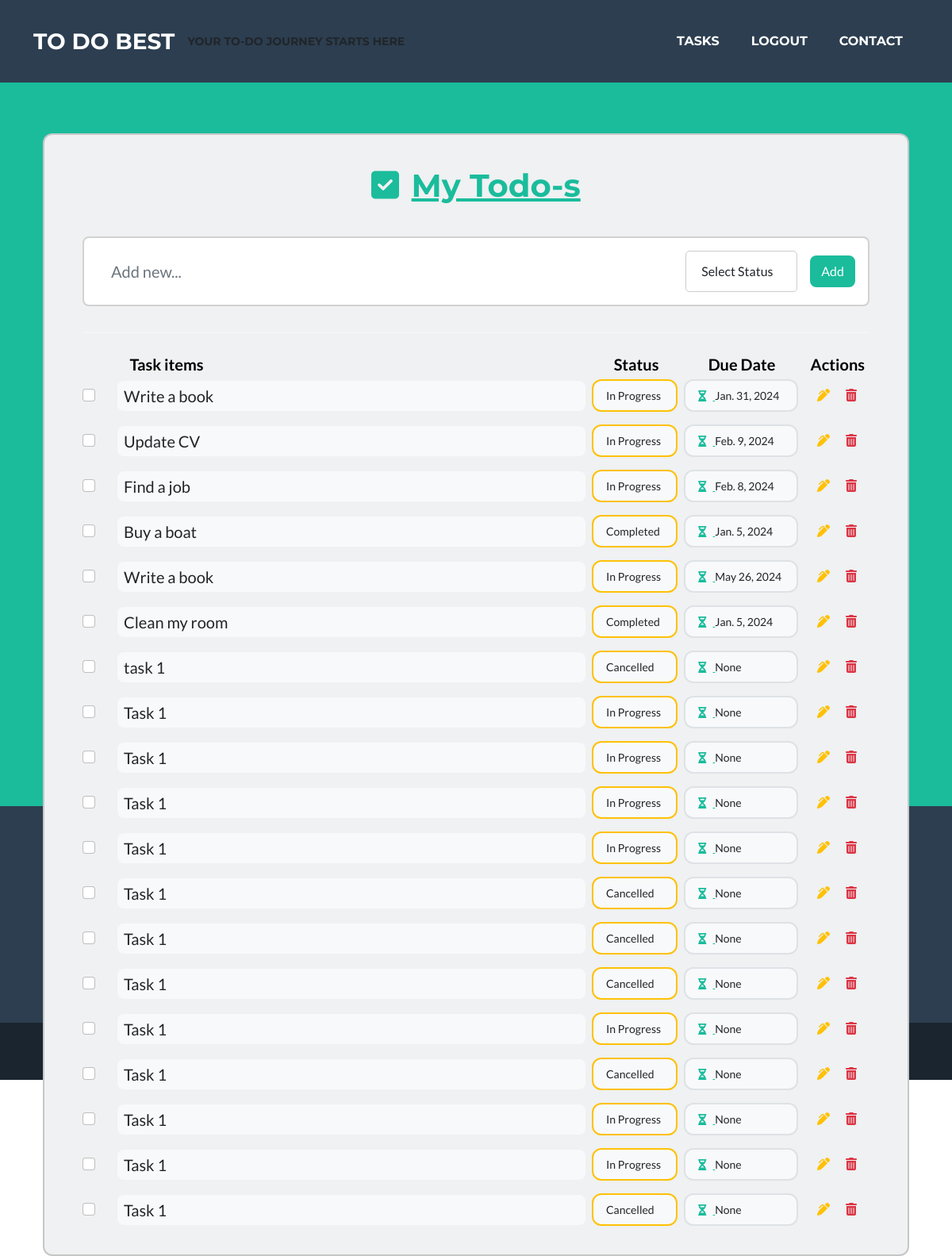
Page /tasks/ (signed in) on the committed database.
### todoapp/models.py (models this page shows, shortened)
class Task(models.Model):
    task = models.CharField(verbose_name='Task', max_length=200)
    user = models.ForeignKey(User, on_delete=models.CASCADE)
    creation_date = models.DateTimeField(verbose_name='Task created', auto_now_add=True)
    due_date = models.DateField(verbose_name='Due on', blank=True, null=True)
    COMPLETION_STATUS = (
        ('td', 'To do'),
        ('ip', 'In Progress'),
        ('ca', 'Cancelled'),
        ('co', 'Completed'),
    )
    status = models.CharField(max_length=2, choices=COMPLETION_STATUS, default='td', help_text='Task status')
    class Meta:
        verbose_name = 'Task'
        verbose_name_plural = 'Tasks'

### todoapp/views.py (the view)
# urls.py: path('tasks/', views.TaskListView.as_view(), name='tasks'),
class TaskListView(LoginRequiredMixin, generic.ListView):
    model = Task
    template_name = 'tasklist.html'
    context_object_name = 'task'
    def get_context_data(self, **kwargs):
        context = super().get_context_data(**kwargs)
        context['status_choices'] = Task.COMPLETION_STATUS
        return context
    def get_queryset(self):
        return Task.objects.filter(user=self.request.user)

### todoapp/templates/tasklist.html (shortened to what this page needs)
{% extends "base.html" %}
{% load static %}
{% load crispy_forms_tags %}
{% block TaskListCSS %}
<link href="{% static 'css/todo.css' %}" rel="stylesheet"/> {% endblock %}
{% block Content %}
<section class="vh-100">
    <div class="container py-5 h-50">
        <div class="row d-flex justify-content-center align-items-center h-50">
            <div class="col">
                <div class="card fixed-header" id="list1" style="border-radius: .75rem; background-color: #eff1f2;">
                    <div class="card-body py-4 px-4 px-md-5">
                        <p class="h1 text-center mt-3 mb-4 pb-3 text-primary">
                            <i class="fas fa-check-square me-1"></i>
                                <u>My Todo-s</u>
                        </p>
                        <div class="pb-2">
                            <div class="card">
                                <div class="card-body">
                                    <form id="TodoItemForm" method="post" action="{% url 'add_todo' %}">
                                        <div class="d-flex flex-row align-items-center">
                                            <input type="text" name="task" class="form-control form-control-lg" id="exampleFormControlInput1" placeholder="Add new...">
                                                <div class="status-select-wrapper me-3" style="margin-left: auto; border: 1px solid #ccc; border-radius: 5px; padding: 5px; width: 15vw;">
                                                    <select name="status" class="form-control">
                                                        <option value="">Select Status</option>
                                                    </select>
                                                </div>
                                            <div>
                                                <button type="button" id="addTaskButton" class="btn btn-primary">Add</button>
                                            </div>
                                        </div>
                                    </form>
                                </div>
                            </div>
                        </div>
                        <hr class="my-4">
                        <div class="header-row d-flex">
                        <div class="header-item" style="width: 6%;">
                        </div>
                        <div class="header-item" style="flex-grow: 1; color: black; font-weight: bold; font-size: 20px;">Task items</div>
                        <div class="header-item" style="width: 12%; color: black; font-weight: bold; font-size: 20px;">Status</div>
                        <div class="header-item" style="width: 13%; color: black; font-weight: bold; font-size: 20px;">Due Date</div>
                        <div class="header-item" style="width: 7.5%; color: black; font-weight: bold; font-size: 20px;">Actions</div>
                        </div>
                        {% for item in task %}
                            <ul id="taskList" class="list-group list-group-horizontal rounded-0 mb-2">
                                <li class="list-group-item d-flex align-items-center ps-0 pe-3 py-1 rounded-0 border-0 bg-transparent">
                                    <div class="form-check">
                                        <input class="form-check-input me-0" type="checkbox" value="" aria-label="..."/>
                                    </div>
                                </li>
                                <li class="list-group-item px-1 py-1 d-flex align-items-center flex-grow-1 border-0 bg-transparent">
                                    <p class="lead fw-normal mb-0 bg-light w-100 ms-n2 ps-2 py-1 rounded">{{item.task}}</p>
                                </li>
                                <li class="list-group-item px-1 py-1 d-flex align-items-center border-0 bg-transparent">
                                    <div class="py-2 px-3  border border-warning rounded-3 d-flex align-items-center bg-light" style="width: 9vw;">
                                        <p class="small mb-0" data-mdb-toggle="tooltip" title="Status">
                                            {{item.get_status_display}}
                                        </p>
                                    </div>
                                </li>
                                <li class="list-group-item px-1 py-1 d-flex align-items-center border-0 bg-transparent" >
                                    <div class="py-2 px-3 border rounded-3 d-flex align-items-center bg-light" style="width: 12vw;">
                                        <p class="small mb-0">
                                            <a href="#!" data-mdb-toggle="tooltip" title="Due on date">
                                                <i class="fas fa-hourglass-half me-2"></i>
                                            </a>
                                            {{item.due_date}}
                                        </p>
                                    </div>
                                </li>
                                <li class="list-group-item ps-1 mt-1 ms-3 rounded-0 border-0 bg-transparent">
                                    <div class="d-flex flex-row justify-content-end mb-1">
                                        <a href="{% url 'update_todo' pk=item.id %}" class="text-warning" data-mdb-toggle="tooltip" title="Edit"><i class="fas fa-pen-alt"></i></a>
                                    </div>
                                </li>
                                <li class="list-group-item ps-1 mt-1  rounded-0 border-0 bg-transparent">
                                    <div class="d-flex flex-row justify-content-end mb-1">
                                        <a href="#!" class="text-danger" data-mdb-toggle="tooltip" title="Delete" onclick="deleteTask('{{item.id}}')"><i class="fas fa-trash-alt"></i></a>
                                    </div>
                                </li>
                            </ul>
                        {% endfor %}
                    </div>
                </div>
            </div>
        </div>
    </div>
</section>
{% endblock %}

### static/css/todo.css (style rules this page uses)
#list1 .form-control { border-color: transparent; }

### rows in the picture
Task: task "Write a book", status "In Progress", due_date "Jan. 31, 2024"
Task: task "Update CV", status "In Progress", due_date "Feb. 9, 2024"
Task: task "Find a job", status "In Progress", due_date "Feb. 8, 2024"
Task: task "Buy a boat", status "Completed", due_date "Jan. 5, 2024"
Task: task "Write a book", status "In Progress", due_date "May 26, 2024"
Task: task "Clean my room", status "Completed", due_date "Jan. 5, 2024"
Task: task "task 1", status "Cancelled", due_date "None"
Task: task "Task 1", status "In Progress", due_date "None"
Task: task "Task 1", status "In Progress", due_date "None"
Task: task "Task 1", status "In Progress", due_date "None"
Task: task "Task 1", status "In Progress", due_date "None"
Task: task "Task 1", status "Cancelled", due_date "None"
Task: task "Task 1", status "Cancelled", due_date "None"
Task: task "Task 1", status "Cancelled", due_date "None"
Task: task "Task 1", status "In Progress", due_date "None"
Task: task "Task 1", status "Cancelled", due_date "None"
Task: task "Task 1", status "In Progress", due_date "None"
Task: task "Task 1", status "In Progress", due_date "None"
Task: task "Task 1", status "Cancelled", due_date "None"
